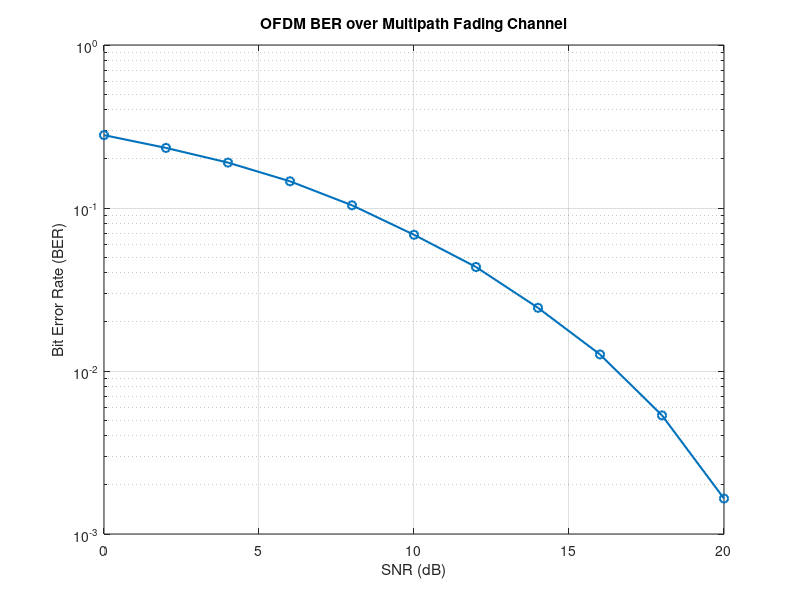
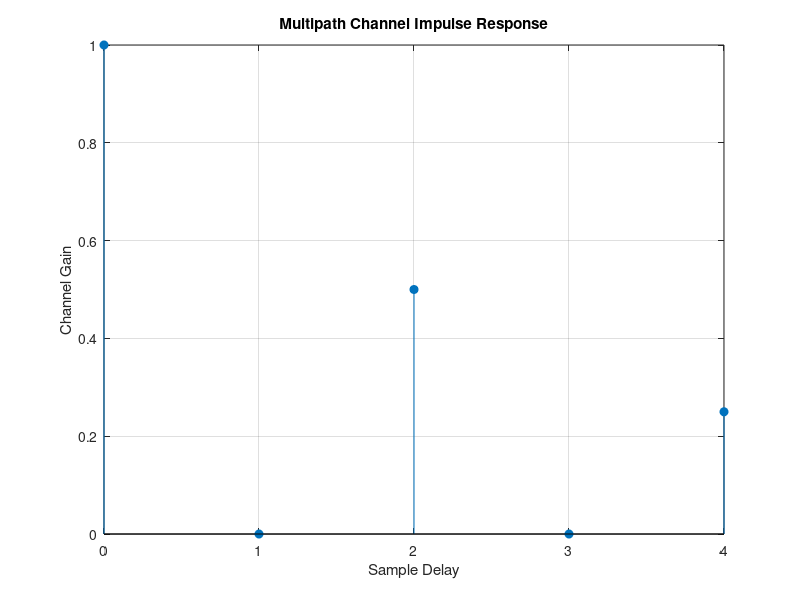

MATLAB code to generate these figures, in order:
clc;
clear;
close all;

%% Step 6 - OFDM over Multipath Fading Channel

% Number of bits
numBits = 100000;

% OFDM parameters
Nfft = 64;
cpLength = 16;

% SNR range
snrRange = 0:2:20;

% Store BER values
berValues = zeros(size(snrRange));

%% Multipath Channel Parameters

% Path delays
pathDelays = [0 2 4];

% Path gains
pathGains = [1 0.5 0.25];

%% Generate Random Bits

txBits = randi([0 1], numBits, 1);

% Make number of bits even
if mod(length(txBits),2) ~= 0
    txBits = txBits(1:end-1);
end

%% QPSK Modulation

bitPairs = reshape(txBits, 2, []).';

txSymbolsDecimal = bi2de(bitPairs, 'left-msb');

txQPSK = pskmod(txSymbolsDecimal, 4, pi/4);

%% Arrange QPSK symbols into OFDM symbols

numQPSKSymbols = length(txQPSK);

numOFDMSymbols = floor(numQPSKSymbols / Nfft);

txQPSK = txQPSK(1:numOFDMSymbols*Nfft);

ofdmInput = reshape(txQPSK, Nfft, numOFDMSymbols);

%% IFFT

ofdmTimeDomain = ifft(ofdmInput, Nfft, 1);

%% Add Cyclic Prefix

cyclicPrefix = ...
    ofdmTimeDomain(end-cpLength+1:end, :);

ofdmWithCP = ...
    [cyclicPrefix; ofdmTimeDomain];

%% Parallel to Serial

txSignal = ofdmWithCP(:);

%% Create Multipath Channel

channelImpulseResponse = zeros(max(pathDelays)+1,1);

channelImpulseResponse(pathDelays+1) = pathGains;

%% Display Channel

fprintf('\n');
fprintf('===== STEP 6: MULTIPATH CHANNEL =====\n');

fprintf('Path delays : ');
fprintf('%d ', pathDelays);
fprintf('samples\n');

fprintf('Path gains  : ');
fprintf('%.2f ', pathGains);
fprintf('\n');

%% Pass Signal Through Multipath Channel

channelOutput = conv(txSignal, channelImpulseResponse);

% Remove channel tail
channelOutput = channelOutput(1:length(txSignal));

%% Test Different SNR Values

for k = 1:length(snrRange)

    %% Add AWGN

    rxSignal = awgn( ...
        channelOutput, ...
        snrRange(k), ...
        'measured');

    %% Receiver

    rxWithCP = reshape( ...
        rxSignal, ...
        Nfft + cpLength, ...
        numOFDMSymbols);

    %% Remove Cyclic Prefix

    rxWithoutCP = ...
        rxWithCP(cpLength+1:end, :);

    %% FFT

    rxFrequencyDomain = ...
        fft(rxWithoutCP, Nfft, 1);

    %% Serial Conversion

    rxQPSK = rxFrequencyDomain(:);

    %% QPSK Demodulation

    rxSymbolsDecimal = ...
        pskdemod(rxQPSK, 4, pi/4);

    %% Convert Symbols to Bits

    rxBitPairs = ...
        de2bi(rxSymbolsDecimal, 2, 'left-msb');

    rxBits = reshape(rxBitPairs.', [], 1);

    %% BER Calculation

    txBitsUsed = txBits(1:length(rxBits));

    [numErrors, ber] = ...
        biterr(txBitsUsed, rxBits);

    berValues(k) = ber;

    fprintf( ...
        'SNR = %2d dB   Bit Errors = %5d   BER = %.6f\n', ...
        snrRange(k), ...
        numErrors, ...
        ber);

end

%% Plot BER vs SNR

figure;

semilogy( ...
    snrRange, ...
    berValues, ...
    'o-', ...
    'LineWidth', 1.5);

grid on;

xlabel('SNR (dB)');
ylabel('Bit Error Rate (BER)');

title('OFDM BER over Multipath Fading Channel');

%% Plot Channel Impulse Response

figure;

stem( ...
    0:length(channelImpulseResponse)-1, ...
    channelImpulseResponse, ...
    'filled');

grid on;

xlabel('Sample Delay');
ylabel('Channel Gain');

title('Multipath Channel Impulse Response');
